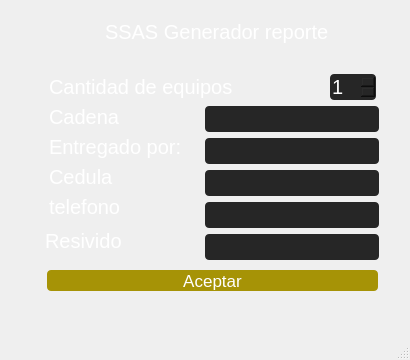
<?xml version="1.0" encoding="UTF-8"?>
<ui version="4.0">
 <class>Ventana</class>
 <widget class="QMainWindow" name="Ventana">
  <property name="geometry">
   <rect>
    <x>0</x>
    <y>0</y>
    <width>410</width>
    <height>360</height>
   </rect>
  </property>
  <property name="windowTitle">
   <string>MainWindow</string>
  </property>
  <property name="windowIcon">
   <iconset>
    <normaloff>../img/logoCASA.png</normaloff>../img/logoCASA.png</iconset>
  </property>
  <property name="styleSheet">
   <string notr="true">QLineEdit,QSpinBox{
background-color:#262626;
color:#fff;
border:4px;
border-radius:4px;
font-size:20px;
font-family:helvetica;
border-radius: 4px;
}

QLabel{
margin-left: 10%; 
color: #FFFFFF;
border:4px;
font-size:20px solid;

}
QPushButton{
		background-color:#A69306;
		border-radius: 4px;
		border: 4Px;		
		color: #fff;
		font-family: 'Roboto';
		font-size: 17px;
	}

QPushButton:hover{color:#fff;background-color:black;border-radius: 4px;
		border: 4Px;	}</string>
  </property>
  <property name="iconSize">
   <size>
    <width>90</width>
    <height>24</height>
   </size>
  </property>
  <property name="documentMode">
   <bool>false</bool>
  </property>
  <widget class="QWidget" name="centralwidget">
   <widget class="QLabel" name="label_4">
    <property name="geometry">
     <rect>
      <x>90</x>
      <y>20</y>
      <width>241</width>
      <height>24</height>
     </rect>
    </property>
    <property name="inputMethodHints">
     <set>Qt::ImhHiddenText</set>
    </property>
    <property name="text">
     <string>SSAS Generador reporte </string>
    </property>
   </widget>
   <widget class="QPushButton" name="boton">
    <property name="geometry">
     <rect>
      <x>47</x>
      <y>270</y>
      <width>331</width>
      <height>21</height>
     </rect>
    </property>
    <property name="text">
     <string>Aceptar</string>
    </property>
    <property name="flat">
     <bool>false</bool>
    </property>
   </widget>
   <widget class="QLabel" name="label">
    <property name="geometry">
     <rect>
      <x>34</x>
      <y>135</y>
      <width>153</width>
      <height>24</height>
     </rect>
    </property>
    <property name="text">
     <string>Entregado por:</string>
    </property>
   </widget>
   <widget class="QLabel" name="label_5">
    <property name="geometry">
     <rect>
      <x>30</x>
      <y>225</y>
      <width>111</width>
      <height>31</height>
     </rect>
    </property>
    <property name="text">
     <string>Resivido</string>
    </property>
   </widget>
   <widget class="QLabel" name="label_8">
    <property name="geometry">
     <rect>
      <x>34</x>
      <y>165</y>
      <width>81</width>
      <height>24</height>
     </rect>
    </property>
    <property name="text">
     <string>Cedula</string>
    </property>
   </widget>
   <widget class="QLabel" name="label_9">
    <property name="geometry">
     <rect>
      <x>34</x>
      <y>195</y>
      <width>93</width>
      <height>24</height>
     </rect>
    </property>
    <property name="text">
     <string>telefono</string>
    </property>
   </widget>
   <widget class="QWidget" name="">
    <property name="geometry">
     <rect>
      <x>205</x>
      <y>106</y>
      <width>182</width>
      <height>156</height>
     </rect>
    </property>
    <layout class="QFormLayout" name="formLayout">
     <item row="0" column="0">
      <widget class="QLineEdit" name="cadena">
       <property name="toolTip">
        <string/>
       </property>
       <property name="styleSheet">
        <string notr="true"/>
       </property>
       <property name="inputMethodHints">
        <set>Qt::ImhHiddenText</set>
       </property>
       <property name="text">
        <string/>
       </property>
       <property name="maxLength">
        <number>32767</number>
       </property>
       <property name="alignment">
        <set>Qt::AlignCenter</set>
       </property>
       <property name="placeholderText">
        <string extracomment="cadena"/>
       </property>
       <property name="cursorMoveStyle">
        <enum>Qt::VisualMoveStyle</enum>
       </property>
      </widget>
     </item>
     <item row="1" column="0">
      <widget class="QLineEdit" name="cadena2">
       <property name="alignment">
        <set>Qt::AlignCenter</set>
       </property>
       <property name="placeholderText">
        <string extracomment="nombre"/>
       </property>
      </widget>
     </item>
     <item row="2" column="0">
      <widget class="QLineEdit" name="cadena3">
       <property name="alignment">
        <set>Qt::AlignCenter</set>
       </property>
       <property name="placeholderText">
        <string extracomment="N° tlf"/>
       </property>
      </widget>
     </item>
     <item row="3" column="0">
      <widget class="QLineEdit" name="cadena4">
       <property name="alignment">
        <set>Qt::AlignCenter</set>
       </property>
       <property name="placeholderText">
        <string extracomment="resivido"/>
       </property>
      </widget>
     </item>
     <item row="4" column="0">
      <widget class="QLineEdit" name="cadena5">
       <property name="alignment">
        <set>Qt::AlignCenter</set>
       </property>
       <property name="placeholderText">
        <string extracomment="CI"/>
       </property>
      </widget>
     </item>
    </layout>
   </widget>
   <widget class="QSpinBox" name="cantidadE">
    <property name="geometry">
     <rect>
      <x>330</x>
      <y>74</y>
      <width>46</width>
      <height>26</height>
     </rect>
    </property>
    <property name="minimum">
     <number>1</number>
    </property>
    <property name="maximum">
     <number>24</number>
    </property>
   </widget>
   <widget class="QLabel" name="label_7">
    <property name="geometry">
     <rect>
      <x>34</x>
      <y>225</y>
      <width>20</width>
      <height>24</height>
     </rect>
    </property>
    <property name="text">
     <string/>
    </property>
   </widget>
   <widget class="QLabel" name="label_3">
    <property name="geometry">
     <rect>
      <x>34</x>
      <y>105</y>
      <width>161</width>
      <height>24</height>
     </rect>
    </property>
    <property name="inputMethodHints">
     <set>Qt::ImhHiddenText</set>
    </property>
    <property name="text">
     <string>Cadena</string>
    </property>
   </widget>
   <widget class="QLabel" name="label_2">
    <property name="geometry">
     <rect>
      <x>34</x>
      <y>75</y>
      <width>202</width>
      <height>24</height>
     </rect>
    </property>
    <property name="inputMethodHints">
     <set>Qt::ImhHiddenText</set>
    </property>
    <property name="text">
     <string>Cantidad de equipos</string>
    </property>
   </widget>
  </widget>
  <widget class="QMenuBar" name="menubar">
   <property name="geometry">
    <rect>
     <x>0</x>
     <y>0</y>
     <width>410</width>
     <height>21</height>
    </rect>
   </property>
  </widget>
  <widget class="QStatusBar" name="statusbar"/>
 </widget>
 <resources/>
 <connections/>
</ui>
